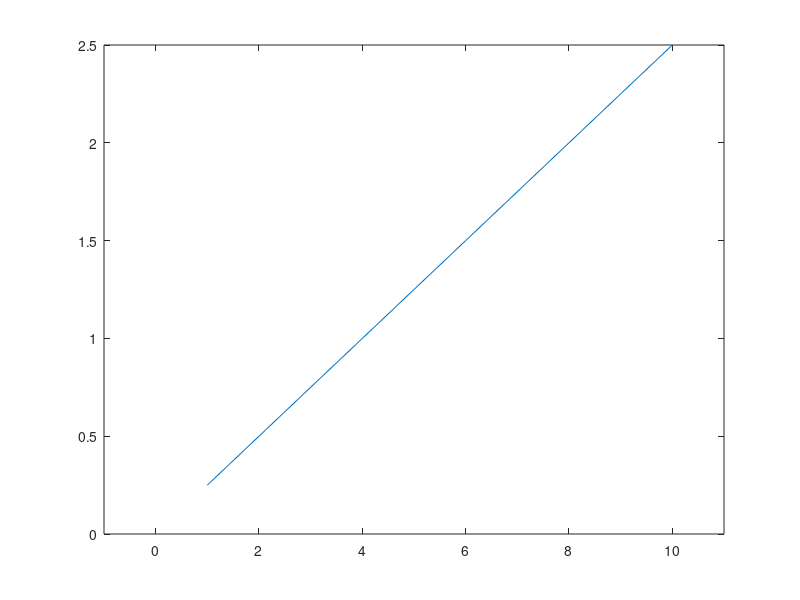

Write the MATLAB code that produced this figure. (Note: this script raises an error after producing the figure.)
%=============================================================================
% Copyright (c) 2026-present Allan CORNET (Nelson)
%=============================================================================
% This file is part of Nelson.
%=============================================================================
% LICENCE_BLOCK_BEGIN
% SPDX-License-Identifier: LGPL-3.0-or-later
% LICENCE_BLOCK_END
%=============================================================================
% <--ADV-CLI MODE-->
%=============================================================================
close all
%=============================================================================
f = figure('Visible', 'off');
plot(1:10, (1:10) / 4);
ax = gca();
xlim([-1 11]);
xticks(0:2:10);
xtickformat('%.2f');
assert_isequal(xtickformat(), '%.2f');
assert_isequal(ax.XTickLabelFormat, '%.2f');
drawnow();
assert_isequal(ax.XTickLabel', {'0.00', '2.00', '4.00', '6.00', '8.00', '10.00'});
xtickformat('percentage');
drawnow();
assert_isequal(ax.XTickLabel', {'0%', '2%', '4%', '6%', '8%', '10%'});
xtickformat(ax, '%.1f');
drawnow();
assert_isequal(ax.XTickLabel', {'0.0', '2.0', '4.0', '6.0', '8.0', '10.0'});
close(f);
%=============================================================================
f = figure('Visible', 'off');
plot([1000 1234567], [0 1]);
ax = gca();
xlim([0 1300000]);
xticks([1000 25000 1234567]);
xtickformat('usd');
drawnow();
assert_isequal(ax.XTickLabel', {'$1,000.00', '$25,000.00', '$1,234,567.00'});
close(f);
%=============================================================================
assert_checkerror('f = figure(''Visible'', ''off''); xtickformat(5); close(f);', ...
  getString(message('Nelson:validators:mustBeTextScalar', 'Format')));
%=============================================================================
close all
%=============================================================================
